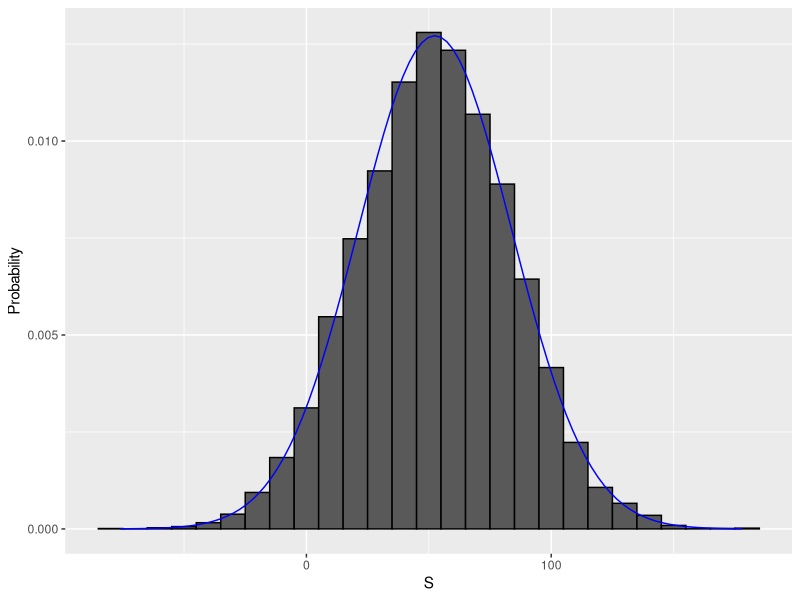

Source code (R):
# Random variables are numeric outcomes resulting from random processes.

# An urn with 2 red beads and 3 blue beads
beads <- rep(c("red", "blue"), times = c(2, 3))
# define random variable x to be 1 if blue, 0 otherwise
x <- ifelse(sample(beads, 1) == "blue", 1, 0)

# demonstrate that the random variable is different every time
ifelse(sample(beads, 1) == "blue", 1, 0)
ifelse(sample(beads, 1) == "blue", 1, 0)
ifelse(sample(beads, 1) == "blue", 1, o)

# A sampling model models the random behavior of a process as the sampling of draws from an urn.

# The probability distribution of a random variable is the probability of the observed value falling in any given interval.
# a CDF: F(a)= Pr(S<=a) to answer questions related to the probability of S being in any interval

# The average of many draws of a random variable is called its expected value.
# The standard deviation of many draws of a random variable is called its standard error.
# Monte Carlo simulation: Chance of casino losing money on roulette
# We build a sampling model for the random variable S
# that represents the casino's total winnings. 

# sampling model 1: define urn, then sample
# 18 black, 18 Red and 2 green
color <- rep(c("Black", "Red", "Green"), c(18, 18, 2)) 
# No of iterations
n <- 1000
# 1 means win, -1 means loss
X <- sample(ifelse(color == "Red", -1, 1), n, replace = TRUE)
# First ten results
X[1:10]

# sampling model 2: define urn inside sample function by noting probabilities
x <- sample(c(-1, 1), n, replace = TRUE, prob = c(18/38, 20/38))    # 1000 independent draws
S <- sum(x)    # total winnings = sum of draws
S

# run a Monte Carlo simulation and use the results to estimate the probability of the casino losing money.

n <- 1000    # number of roulette players
B <- 10000    # number of Monte Carlo experiments
S <- replicate(B, {
  X <- sample(c(-1,1), n, replace = TRUE, prob = c(9/19, 10/19))    # simulate 1000 spins
  sum(X)    # determine total profit
})

mean(S < 0)    # probability of the casino losing money

# We can plot a histogram of the observed values of S as well as the normal density curve based on the mean and standard deviation of S.
library(dplyr)
library(ggplot2)
s <- seq(min(S), max(S), length = 100)    # sequence of 100 values across range of S
normal_density <- data.frame(s = s, f = dnorm(s, mean(S), sd(S))) # generate normal density for S
data.frame (S = S) %>%    # make data frame of S for histogram
  ggplot(aes(S, ..density..)) + # ..desnity.. is computed variable
  geom_histogram(color = "black", binwidth = 10) +
  ylab("Probability") +
  geom_line(data = normal_density, mapping = aes(s, f), color = "blue")













